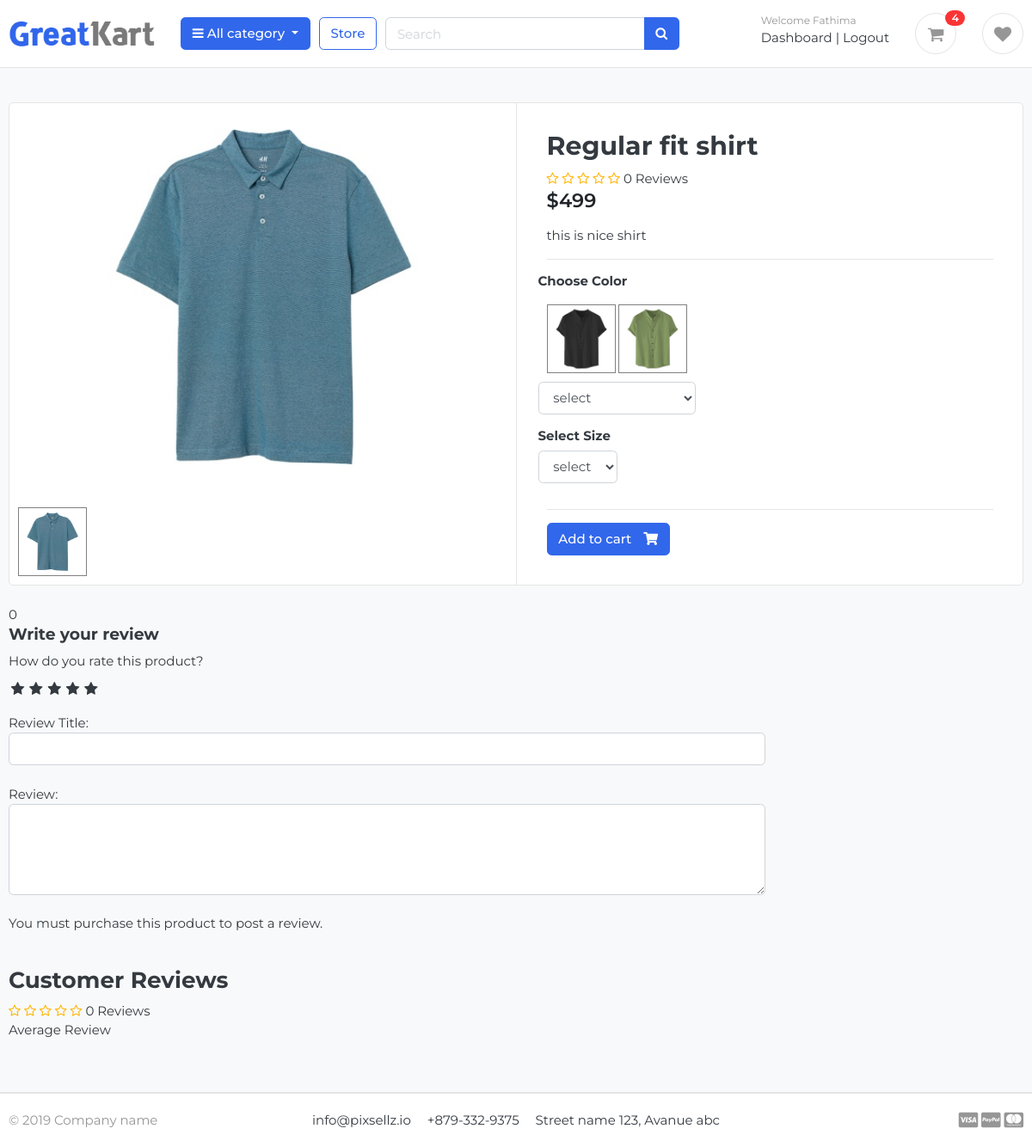
Page /store/category/shirts/regular-fit-shirt/ (signed in) on the committed database.
### accounts/models.py (models this page shows, shortened)
class Account(AbstractBaseUser):
    first_name = models.CharField(max_length=50)
    last_name = models.CharField(max_length=50)
    username = models.CharField(max_length=50, unique=True)
    email = models.EmailField(max_length=100, unique=True)
    phone_number = models.CharField(max_length=15, default='')
    address_line_1 = models.CharField(max_length=200, blank=True)
    address_line_2 = models.CharField(max_length=200, blank=True)
    profile_picture = models.ImageField(blank=True, upload_to='userprofile')
    city = models.CharField(max_length=20, blank=True)
    state = models.CharField(max_length=20, blank=True)
    country = models.CharField(max_length=20, blank=True)
    wallet= models.DecimalField(max_digits=10, decimal_places=2, default=0.00)
    date_joined = models.DateTimeField(auto_now_add=True)
    last_login = models.DateTimeField(auto_now_add=True)
    is_active = models.BooleanField(default=True)
    is_admin = models.BooleanField(default=False)
    is_staff = models.BooleanField(default=False)
    is_superadmin = models.BooleanField(default=False)
    is_verified = models.BooleanField(default=False)
    is_blocked = models.BooleanField(default=False)
    USERNAME_FIELD = 'email'
    REQUIRED_FIELDS = ['username', 'first_name', 'last_name']
    objects = MyAccountManager()

### store/models.py (models this page shows, shortened)
class Product(models.Model):
    product_name = models.CharField(max_length=200, unique=True)
    slug = models.SlugField(max_length=200, unique=True)
    description = models.TextField(max_length=500, blank=True)
    price = models.IntegerField()
    image = models.ImageField(upload_to='photos/products')
    stock = models.IntegerField(default=0)
    is_available = models.BooleanField(default=True)
    category = models.ForeignKey(Category, on_delete=models.CASCADE)
    created_date = models.DateTimeField(auto_now_add=True)
    modified_date = models.DateTimeField(auto_now=True)
    deleted = models.BooleanField(default=False)
    def averageReview(self):
        reviews = ReviewRating.objects.filter(product=self, status=True).aggregate(average=Avg('ratings'))
        avg = 0
        if reviews['average'] is not None:
            avg = float(reviews['average'])
        return avg
    def countReview(self):
        reviews = ReviewRating.objects.filter(product=self, status=True).aggregate(count=Count('id'))
        count = 0
        if reviews['count'] is not None:
            count = int(reviews['count'])
        return count
    def total_stock(self):
        variations = Variation.objects.filter(product=self)
        total_stock = variations.aggregate(Sum('stock'))['stock__sum']
        return total_stock if total_stock is not None else 0

class Variation(models.Model):
    product = models.ForeignKey(Product, on_delete=models.CASCADE, null=True)
    color = models.ForeignKey(Color, on_delete=models.CASCADE, null=True)
    size = models.ForeignKey(Size, on_delete=models.CASCADE, null=True)
    image = models.ImageField(upload_to='variation/products/', max_length=255, null=True)
    stock = models.IntegerField()
    def __str__(self):
        return f'{self.product.product_name}'

### store/views.py (the view)
# urls.py: path('category/<slug:category_slug>/<slug:product_slug>/', views.product_detail, name='product_detail'),
def product_detail(request, category_slug, product_slug):
    try:
        single_product = Product.objects.get(category__slug=category_slug, slug=product_slug)
        variation = Variation.objects.filter(product=single_product)
        print(variation)
        colors = Variation.objects.filter(product=single_product).values('color__id','color__color').distinct
        sizes = Variation.objects.filter(product=single_product).values('size__id', 'size__size', 'color__id').distinct
        in_cart = CartItem.objects.filter(cart__cart_id=_cart_id(request), product=single_product).exists()
    except Exception as e:
        raise e
    if request.user.is_authenticated:
        try:
            orderproduct = OrderProduct.objects.filter(user=request.user, product_id=single_product.id).exists()
        except OrderProduct.DoesNotExist:
            orderproduct = None
    else:
        orderproduct = None
    reviews = ReviewRating.objects.filter(product_id=single_product.id, status=True)
    product_gallery = ProductGallery.objects.filter(product_id=single_product.id)
    context = {
        'variation':variation,
        'single_product':single_product,
        'colors':colors,
        'sizes':sizes,
        'in_cart':in_cart,
        'orderproduct':orderproduct,
        'reviews':reviews,
        'product_gallery':product_gallery,
        }
    return render(request, 'store/product_detail.html', context)

### templates/store/product_detail.html (shortened to what this page needs)
{% extends "base.html" %}
{% load static %}
{% block content %}
<section class="section-content padding-y bg">
  <div class="container">
    <div class="card">
        <div class="row no-gutters">
            <aside class="col-md-6">
                <article class="gallery-wrap mainImage">
                    <div class="img-big-wrap">
                    <center><img src="{{ single_product.image.url }}"> </center>
                    </div>
                </article>
                <ul class="thumb">
                    <li>
                        <a href="{{ single_product.image.url }}" target="mainImage"><img src="{{ single_product.image.url }}" alt="Product image"></a>
                    </li>
                </ul>
            </aside>
            <main class="col-md-6 border-left">
              <form action='{% url 'add_cart' single_product.id%}' method="POST">
                <article class="content-body">
                <h2 class="title">{{ single_product.product_name}}</h2>
                <div class="rating-star"><span>
                    <i class="fa fa-star{% if single_product.averageReview < 0.5 %}-o{% elif single_product.averageReview >= 0.5 and single_product.averageReview < 1 %}-half-o {% endif %}"></i>
                    <i class="fa fa-star{% if single_product.averageReview < 1.5 %}-o{% elif single_product.averageReview >= 1.5 and single_product.averageReview < 2 %}-half-o {% endif %}"></i>
                    <i class="fa fa-star{% if single_product.averageReview < 2.5 %}-o{% elif single_product.averageReview >= 2.5 and single_product.averageReview < 3 %}-half-o {% endif %}"></i>
                    <i class="fa fa-star{% if single_product.averageReview < 3.5 %}-o{% elif single_product.averageReview >= 3.5 and single_product.averageReview < 4 %}-half-o {% endif %}"></i>
                    <i class="fa fa-star{% if single_product.averageReview < 4.5 %}-o{% elif single_product.averageReview >= 4.5 and single_product.averageReview < 5 %}-half-o {% endif %}"></i>
                    <span>{{ single_product.countReview }} Reviews</span>
                </span></div>
                <div class="mb-3">
                    <var class="price h4">${{ single_product.price }}</var>
                </div>
                <p>{{ single_product.description }}</p>
                <hr>
                    <div class="row">
                        <div class="item-option-select">
                            <h6>Choose Color</h6>
                            <ul class="thumb">
                                <li>
                                    {% for i in variation %}
                                    {% if i.image %}
                                    <a href="{{ i.image.url }}" target="mainImage"><img src="{{ i.image.url }}" alt="Product image"></a>
                                    {% endif %}
                                    {% endfor %}
                                </li>
                            </ul><br>
                            <div>
                            <select name="color" class='form-control' required>
                                <option value="" disabled selected>select</option>
                            </select>
                        </div>
                        </div>
                    </div>
                    <div class="row">
                        <div class="item-option-select">
                            <h6>Select Size</h6>
                            <select name="size" class='form-control' required>
                              <option value="" disabled selected>select</option>
                            </select>
                        </div>
                    </div>
                    <hr>
                    {% if single_product.total_stock <= 0 %}
                      <h5 class="text-danger">Out of Stock</h5>
                    {% else %}
                      <button type="submit" class="btn  btn-primary"> <span class="text">Add to cart</span> <i class="fas fa-shopping-cart"></i>  </button type="submit">
                    {% endif %}
                </article>
              </form>
            </main>
        </div>
    </div>
    <br>
    <div class="row">
                <div class="col-md-9">
        <form action="{% url 'submit_review' single_product.id %}" method="POST">
            {{single_product.averageReview}}
            <h5>Write your review</h5>
            <div>
            <label>How do you rate this product?</label>
            <br>
            <div class="rate">
                <input type="radio" name="ratings" id="rating10" value="5" required><label for="rating10" title="5"></label>
                <input type="radio" name="ratings" id="rating8" value="4" required><label for="rating8" title="4"></label>
                <input type="radio" name="ratings" id="rating6" value="3" required><label for="rating6" title="3"></label>
                <input type="radio" name="ratings" id="rating4" value="2" required><label for="rating4" title="2"></label>
                <input type="radio" name="ratings" id="rating2" value="1" required><label for="rating2" title="1"></label>
            </div>
            <br>
                Review Title:
                <input type="text" name="subject" class="form-control">
                <br>
                Review:
                <textarea name="review" rows="4" class="form-control"></textarea>
                <br>
                {% if user.is_authenticated %}
                {% if orderproduct %}
                <input type="submit" class="btn btn-primary" value="Submit Review">
                {% else %}
                <p> You must purchase this product to post a review.</p>
                {% endif %}
                {% else %}
                <p> You must be logged in to post a review. <span><a href="{% url "login" %}">login now</a></span> </p>
                {% endif %}
            </div>
        </form>
        <br>
        <header class="section-heading">
            <h3>Customer Reviews </h3>
            <div class="rating-star"><span>
                <i class="fa fa-star{% if single_product.averageReview < 0.5 %}-o{% elif single_product.averageReview >= 0.5 and single_product.averageReview < 1 %}-half-o {% endif %}"></i>
                <i class="fa fa-star{% if single_product.averageReview < 1.5 %}-o{% elif single_product.averageReview >= 1.5 and single_product.averageReview < 2 %}-half-o {% endif %}"></i>
                <i class="fa fa-star{% if single_product.averageReview < 2.5 %}-o{% elif single_product.averageReview >= 2.5 and single_product.averageReview < 3 %}-half-o {% endif %}"></i>
                <i class="fa fa-star{% if single_product.averageReview < 3.5 %}-o{% elif single_product.averageReview >= 3.5 and single_product.averageReview < 4 %}-half-o {% endif %}"></i>
                <i class="fa fa-star{% if single_product.averageReview < 4.5 %}-o{% elif single_product.averageReview >= 4.5 and single_product.averageReview < 5 %}-half-o {% endif %}"></i>
                <span>{{ single_product.countReview }} Reviews</span>
            </span></div>
            <span>Average Review</span>
        </header>
        </div>
    </div>
    </div>
    </section>
    {% endblock content %}

### templates/includes/navbar.html (shortened to what this page needs)
{% load static %}
<header class="section-header">
    <section class="header-main border-bottom">
        <div class="container">
    <div class="row align-items-center">
        <div class="col-lg-2 col-md-3 col-6">
            <a href="{% url 'home' %}" class="brand-wrap">
                <img class="logo" src="{% static "/images/logo.png" %}">
            </a>
        </div>
        <div class="col-lg col-sm col-md col-6 flex-grow-0">
            <div class="category-wrap dropdown d-inline-block float-right">
                <button type="button" class="btn btn-primary dropdown-toggle" data-toggle="dropdown">
                    <i class="fa fa-bars"></i> All category
                </button>
            </div>
        </div>
        <a href="{% url 'store' %}" class="btn btn-outline-primary">Store</a>
        <div class="col-lg  col-md-5 col-sm-12 col">
            <form action="{% url "search" %}" class="search">
                <div class="input-group w-100">
                    <input type="text" class="form-control" style="width:60%;" placeholder="Search" name="keyword">
                    <div class="input-group-append">
                      <button class="btn btn-primary" type="submit">
                        <i class="fa fa-search"></i>
                      </button>
                    </div>
                </div>
            </form>
        </div>
        <div class="col-lg-4 col-sm-6 col-8 order-2 order-lg-3">
                    <div class="d-flex justify-content-end mb-3 mb-lg-0">
                        {% if user.id is  None %}
                        <div class="widget-header">
                            <small class="title text-muted">Welcome guest!</small>
                            <div>
                                <a href="{% url 'login' %}">Sign in</a> <span class="dark-transp"> | </span>
                                <a href="{% url 'register' %}"> Register</a>
                            </div>
                        </div>
                        {% else %}
                        <div class="widget-header">
                            <small class="title text-muted">Welcome {{ user.first_name }}</small>
                            <div>
                                <a href="{% url 'dashboard' %}">Dashboard</a> <span class="dark-transp"> | </span>
                                <a href="{% url 'logout' %}"> Logout</a>
                            </div>
                        </div>
                        {% endif %}
                        <a href="{% url 'cart' %}" class="widget-header pl-3 ml-3">
                            <div class="icon icon-sm rounded-circle border"><i class="fa fa-shopping-cart"></i></div>
                            <span class="badge badge-pill badge-danger notify">{{ cart_count }}</span>
                        </a>
                        {% if user.id is not None %}
                        <a href="{% url "wishlist" %}" class="widget-header pl-3 ml-3">
                            <div class="icon icon-sm rounded-circle border"><i class="fa fa-heart"></i></div>
                        </a>
                        {% endif %}
                    </div>
                </div>
    </div>
        </div>
    </section>
    </header>

### rows in the picture
Account: first_name "Fathima"
Product: image (picture), product_name "Regular fit shirt", countReview "0", price "499", description "this is nice shirt", averageReview "0"
Variation: image (picture)
Variation: image (picture)

### other values in the picture
{{ cart_count }} "4"
